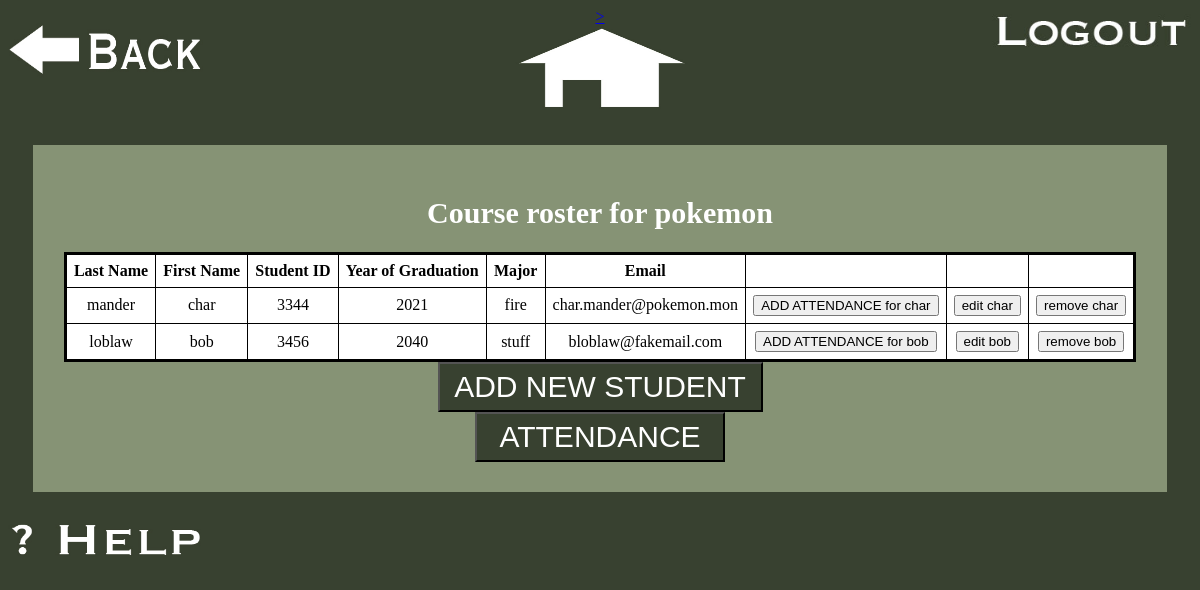
The app's page /CHproto/4/roster/ (signed in) with its own data.
### CHproto/models.py (models this page shows, shortened)
class Course(models.Model):
    teacher = models.ForeignKey(User, on_delete=models.CASCADE)
    name = models.CharField(max_length=200)
    hrs_per_mtg = models.IntegerField()
    mtgs_per_week = models.IntegerField()

class Student(models.Model):
    teacher = models.ForeignKey(User, on_delete=models.CASCADE)
    first_name = models.CharField(max_length=200)
    last_name = models.CharField(max_length=200)
    student_id_num = models.IntegerField(unique=True)
    email = models.CharField(max_length=200)
    major = models.CharField(max_length=200)
    grad_year = models.IntegerField()

### CHproto/views.py (the view)
# urls.py: url(r'^(?P<course_id>[0-9]+)/roster/newstudent/$', views.newstudent, name='newstudent'),
@login_required
def roster(request, course_id):
    user = request.user
    curr_course = Course.objects.get(pk=course_id)
    query_results = Roster.objects.filter(course=curr_course) # query_results
    template = loader.get_template('roster.html')
    students = []
    for roster_entry in query_results:
        students.append(Student.objects.get(pk=roster_entry.student.pk))
    context = {
        'students': students,
        'course': curr_course,
    }
    return HttpResponse(template.render(context, request))

### CHproto/templates/roster.html (shortened to what this page needs)
<!DOCTYPE html>
<html lang="en">
<head>
</head>
<body bgcolor="#384130">
<div class="back">
{% load static %}
<a href="/CHproto/profile"><input id="back_button" type="image" src="{% static 'posts/back_button.png' %}" alt="Brings
the user to previous page"></a>
</div>
<div class="logout">
{% load static %}
<center><a href="/CHproto/logout">><input id="logout_button" type="image" src="{% static 'posts/logout.jpg' %}"></a></center>
</div>
<div class="home">
  {% load static %}
  <center><a href = "/CHproto/profile"><input id="home_button" type="image" src="{% static 'posts/home_button.png' %}"
    alt="Brings the user to the homepage"/></a></center>
</div>
<div class="container">
<h1>Course roster for {{ course.name }}</h1>
{% if students %}
    <center><table>
      <tr>
        <th>Last Name</th>
        <th>First Name</th>
        <th>Student ID</th>
        <th>Year of Graduation</th>
        <th>Major</th>
        <th>Email</th>
        <th></th>
        <th></th>
        <th></th>
      </tr>
    {% for student in students %}
      <tr>
        <td>{{ student.last_name }}</td>
        <td>{{ student.first_name }}</td>
        <td>{{ student.student_id_num }}</td>
        <td>{{ student.grad_year }}</td>
        <td>{{ student.major }}</td>
        <td>{{ student.email }}</td>
        <td><a href="/CHproto/{{student.id}}/{{course.id}}/addattendance"><button class="att">ADD ATTENDANCE for {{student.first_name}}</button></a></td>
        <td><a href="/CHproto/{{student.id}}/{{course.id}}/editstudent/"><button class="editbtn">edit {{student.first_name}}</button></a></td>
        <td><a href="/CHproto/{{student.id}}/{{course.id}}/removefromroster"><button class="removebtn">remove {{student.first_name}}</button></a></td>
      </tr>
    {% endfor %}
    </table></center>
  {% endif %}
<center><a href="newstudent/"><input class="add_new_student_button" type="submit" value="ADD NEW STUDENT"></input></a></center>
<center><a href="/CHproto/{{ course.id }}/attendance/"><input class="attendance_button" type="submit" value="ATTENDANCE"></input></a></center>
</div>
<div>
<form action='posts.html'>
{% load static %}
<input id="help_button" type="image" src="{% static 'posts/help_button.png' %}" alt="Submit">
</form>
</div>
</body>
</html>

### CHproto/templates/roster.html (style rules this page uses)
#back_button { float:left; alt:Submit; height: 90px; width:200px; alt: the back button will return the user back to the home page (Course page).; }
#home_button { alt:Submit; height:90px; width:200px; alt: The home button will return the user back to the home page (Course page).; }
#logout_button { float:right; height:50px; width:200px; alt: The logout button will return the user back to the login page.; }
#help_button { height: 45px; width: 200px; alt: The help button will navigate the user to the help page which will explain what things do in the page; }
table { border: 3px solid black; border-collapse: collapse; alt: Adjusting how the table will display the roster content.; }
th, td { border: 1px solid black; width: auto; background-color: white; text-align: center; border-collapse: collapse; padding: 7.1px; alt: Adjusting the table display even deeper (text, positioning, border color etc.); }
h1 { font-family: "Copperplate Gothic Light"; font-size: 30px; font-style: normal; font-variant: normal; font-weight: 1250; line-height: 36.4px; color: white; text-align: center; alt: formatting the title "COURSE ROSTER FOR [INSERT COURSE NAME HERE]" }
.container { float: none; clear: left; display: block; background: #869375; padding: 30px; margin: 25px; white-space: nowrap; height: auto; width: auto; alt: formatting the content of the roster page to display accordingly.; }
.add_new_student_button { height: 50px; width: 325px; color: white; background-color:#384130; font-size:30px; }
.attendance_button { height: 50px; width: 250px; color: white; background-color:#384130; font-size:30px; }

### records on screen
Course: name "pokemon"
Student: last_name "mander", first_name "char", student_id_num "3344", grad_year "2021", major "fire", email "char.mander@pokemon.mon"
Student: last_name "loblaw", first_name "bob", student_id_num "3456", grad_year "2040", major "stuff", email "bloblaw@fakemail.com"
